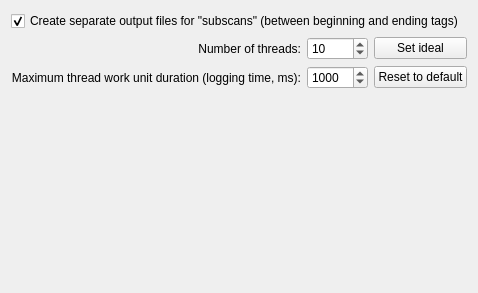
                 <widget class="QWidget" name="tab_Lidar_PointCloud_GenericSettings">
                  <property name="autoFillBackground">
                   <bool>true</bool>
                  </property>
                  <attribute name="title">
                   <string>Generic settings</string>
                  </attribute>
                  <layout class="QVBoxLayout" name="verticalLayout_32">
                   <item>
                    <widget class="QCheckBox" name="checkBox_Lidar_PointCloud_GenericSettings_SeparateOutputFilesForSubScans">
                     <property name="toolTip">
                      <string>&lt;html&gt;&lt;head/&gt;&lt;body&gt;&lt;p&gt;Normal lengths can be utilized in MeshLab&lt;/p&gt;&lt;/body&gt;&lt;/html&gt;</string>
                     </property>
                     <property name="text">
                      <string>Create separate output files for &quot;subscans&quot; (between beginning and ending tags)</string>
                     </property>
                     <property name="checked">
                      <bool>true</bool>
                     </property>
                     <property name="tristate">
                      <bool>false</bool>
                     </property>
                    </widget>
                   </item>
                   <item>
                    <layout class="QGridLayout" name="gridLayout_5">
                     <item row="0" column="0">
                      <widget class="QLabel" name="label_Lidar_PointCloud_GenericSettings_NumberOfThreads">
                       <property name="text">
                        <string>Number of threads:</string>
                       </property>
                       <property name="alignment">
                        <set>Qt::AlignRight|Qt::AlignTrailing|Qt::AlignVCenter</set>
                       </property>
                      </widget>
                     </item>
                     <item row="0" column="1">
                      <widget class="QSpinBox" name="spinBox_Lidar_PointCloud_GenericSettings_NumberOfThreads">
                       <property name="minimum">
                        <number>1</number>
                       </property>
                       <property name="maximum">
                        <number>256</number>
                       </property>
                       <property name="value">
                        <number>10</number>
                       </property>
                      </widget>
                     </item>
                     <item row="0" column="2">
                      <widget class="QPushButton" name="pushButton_Lidar_PointCloud_GenericSettings_NumberOfThreads_SetIdeal">
                       <property name="text">
                        <string>Set ideal</string>
                       </property>
                      </widget>
                     </item>
                     <item row="1" column="0">
                      <widget class="QLabel" name="label_Lidar_PointCloud_GenericSettings_MaxWorkUnitDuration">
                       <property name="text">
                        <string>Maximum thread work unit duration (logging time, ms):</string>
                       </property>
                       <property name="alignment">
                        <set>Qt::AlignRight|Qt::AlignTrailing|Qt::AlignVCenter</set>
                       </property>
                      </widget>
                     </item>
                     <item row="1" column="1">
                      <widget class="QSpinBox" name="spinBox_Lidar_PointCloud_GenericSettings_MaxWorkUnitDuration">
                       <property name="minimum">
                        <number>100</number>
                       </property>
                       <property name="maximum">
                        <number>60000</number>
                       </property>
                       <property name="singleStep">
                        <number>1000</number>
                       </property>
                       <property name="value">
                        <number>1000</number>
                       </property>
                      </widget>
                     </item>
                     <item row="1" column="2">
                      <widget class="QPushButton" name="pushButton_Lidar_PointCloud_GenericSettings_NumberOfThreads_ResetToDefault">
                       <property name="text">
                        <string>Reset to default</string>
                       </property>
                      </widget>
                     </item>
                    </layout>
                   </item>
                   <item>
                    <spacer name="verticalSpacer_3">
                     <property name="orientation">
                      <enum>Qt::Vertical</enum>
                     </property>
                     <property name="sizeHint" stdset="0">
                      <size>
                       <width>20</width>
                       <height>193</height>
                      </size>
                     </property>
                    </spacer>
                   </item>
                  </layout>
                 </widget>
